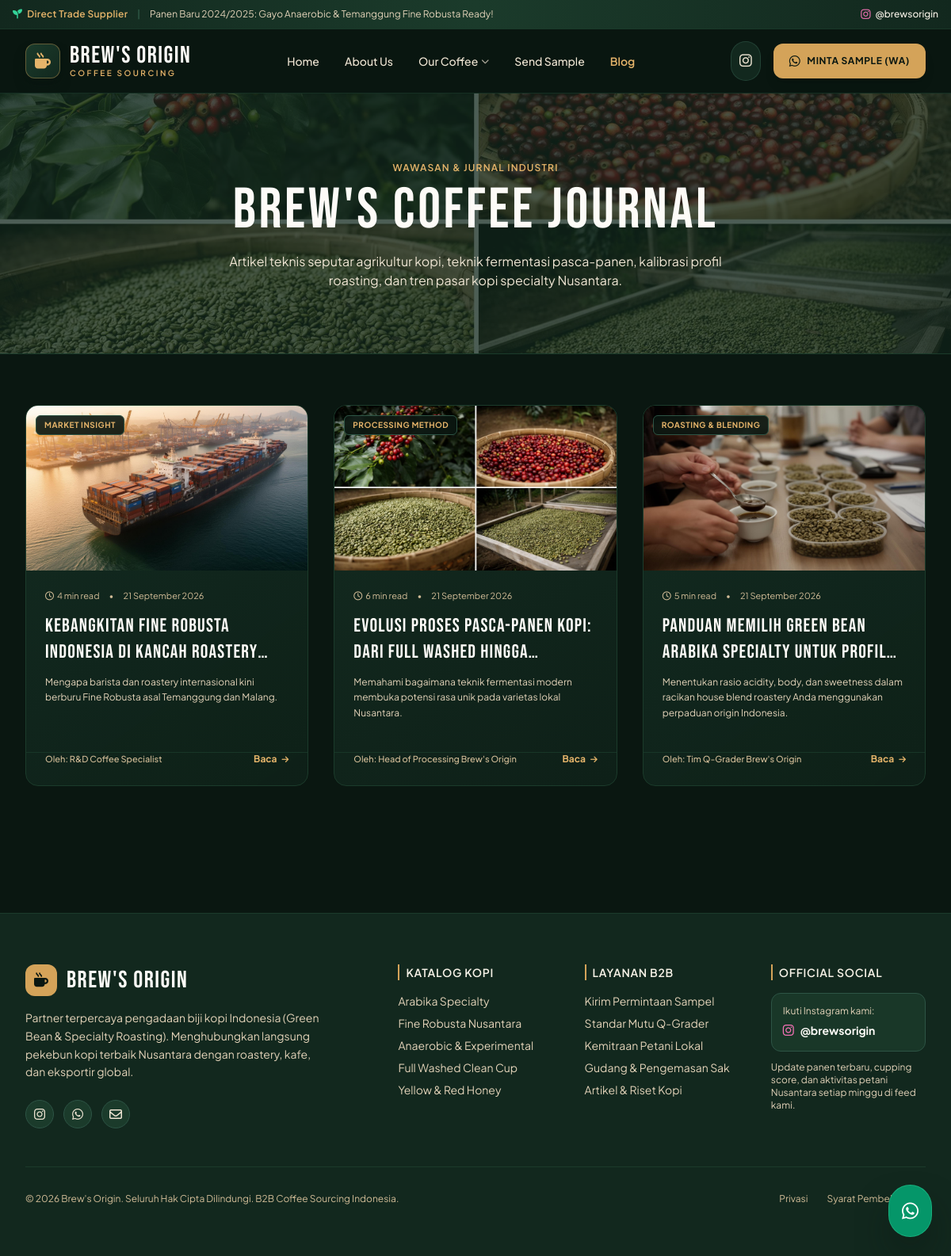
Page /blog on the committed database.
### models.py (models this page shows)
class BlogPost(db.Model):
    __tablename__ = 'blog_posts'
    id = db.Column(db.Integer, primary_key=True)
    title = db.Column(db.String(200), nullable=False)
    slug = db.Column(db.String(220), unique=True, nullable=False)
    category = db.Column(db.String(80), default='Edukasi Kopi')
    excerpt = db.Column(db.Text, nullable=False)
    content = db.Column(db.Text, nullable=False)
    image_url = db.Column(db.String(255), default='/static/assets/slide3-processing.jpg')
    author = db.Column(db.String(100), default="Brew's Origin Team")
    read_time = db.Column(db.String(30), default='4 min read')
    is_published = db.Column(db.Boolean, default=True)
    created_at = db.Column(db.DateTime, default=utc_now)
    updated_at = db.Column(db.DateTime, default=utc_now, onupdate=utc_now)

### app.py (the view)
@app.route('/blog')
def blog():
    posts = BlogPost.query.filter_by(is_published=True).order_by(BlogPost.created_at.desc()).all()
    return render_template('blog.html', posts=posts)

### app.py (called while the page is built)
@app.context_processor
def inject_global_vars():
    return {
        'config': app.config,
        'instagram_handle': app.config['INSTAGRAM_HANDLE'],
        'instagram_url': app.config['INSTAGRAM_URL'],
        'whatsapp_number': app.config['WHATSAPP_NUMBER']
    }

### templates/blog.html (shortened to what this page needs)
{% extends "base.html" %}
{% block content %}
<section class="relative py-20 bg-forest-900 overflow-hidden border-b border-forest-800">
    <div class="absolute inset-0 z-0 opacity-25">
        <img src="{{ url_for('static', filename='assets/slide3-processing.jpg') }}" alt="Blog Banner" class="w-full h-full object-cover">
    </div>
    <div class="relative z-10 max-w-5xl mx-auto px-4 sm:px-6 lg:px-8 text-center">
        <span class="text-xs font-semibold tracking-widest text-gold-400 uppercase">Wawasan & Jurnal Industri</span>
        <h1 class="font-bebas text-5xl sm:text-7xl text-cream-50 mt-2 mb-4 tracking-wider">
            BREW'S COFFEE JOURNAL
        </h1>
        <p class="text-cream-200 text-sm sm:text-base max-w-2xl mx-auto leading-relaxed">
            Artikel teknis seputar agrikultur kopi, teknik fermentasi pasca-panen, kalibrasi profil roasting, dan tren pasar kopi specialty Nusantara.
        </p>
    </div>
</section>
<section class="py-16 max-w-7xl mx-auto px-4 sm:px-6 lg:px-8">
    <div class="grid grid-cols-1 md:grid-cols-2 lg:grid-cols-3 gap-8">
        {% for post in posts %}
            <article class="card-gradient rounded-2xl overflow-hidden flex flex-col justify-between border border-forest-800 group">
                <div>
                    <div class="relative h-52 overflow-hidden bg-forest-950">
                        <img src="{{ post.image_url }}" alt="{{ post.title }}" class="w-full h-full object-cover group-hover:scale-105 transition-transform duration-500">
                        <div class="absolute top-3 left-3 bg-forest-950/90 backdrop-blur-sm px-2.5 py-1 rounded-md text-[10px] font-bold text-gold-400 border border-forest-700 uppercase tracking-wider">
                            {{ post.category }}
                        </div>
                    </div>
                    <div class="p-6">
                        <div class="flex items-center gap-3 text-[11px] text-cream-400 mb-3">
                            <span><i class="fa-regular fa-clock mr-1"></i>{{ post.read_time }}</span>
                            <span>&bull;</span>
                            <span>{{ post.created_at.strftime('%d %B %Y') }}</span>
                        </div>
                        <h3 class="font-bebas text-2xl text-cream-50 group-hover:text-gold-400 transition-colors line-clamp-2 mb-3 leading-snug">
                            <a href="{{ url_for('blog_detail', slug=post.slug) }}">
                                {{ post.title }}
                            </a>
                        </h3>
                        <p class="text-xs text-cream-300 line-clamp-3 leading-relaxed mb-4">
                            {{ post.excerpt }}
                        </p>
                    </div>
                </div>
                <div class="p-6 pt-0 border-t border-forest-800/80 mt-auto flex items-center justify-between">
                    <span class="text-[11px] text-cream-400 font-medium">Oleh: {{ post.author }}</span>
                    <a href="{{ url_for('blog_detail', slug=post.slug) }}" class="text-xs font-bold text-gold-400 hover:text-gold-300 flex items-center gap-1.5 transition-colors">
                        <span>Baca</span> <i class="fa-solid fa-arrow-right text-[10px]"></i>
                    </a>
                </div>
            </article>
        {% endfor %}
    </div>
</section>
{% endblock %}

### static/css/custom.css (style rules this page uses)
:root { --color-forest-darkest: #0a1711; --color-forest-dark: #12281e; --color-forest-card: #183528; --color-forest-surface: #1e4232; --color-forest-border: #2b5542; --color-forest-accent: #2e694d; --color-forest-hover: #3a805e; --color-cream-50: #fdfbf7; --color-cream-100: #f7f2e7; --color-cream-200: #efe5d3; --color-cream-300: #e2d2b8; --color-cream-400: #d1bc97; --color-cream-500: #bfa577; --color-cream-text: #f5eedf; --color-cream-muted: #d0c4b2; --color-gold-accent: #d4a359; --color-gold-hover: #e5b46a; --font-heading: 'Bebas Neue', sans-serif; --font-body: 'Plus Jakarta Sans', system-ui, -apple-system, sans-serif; }
body { font-family: var(--font-body); background-color: var(--color-forest-darkest); color: var(--color-cream-text); margin: 0; padding: 0; overflow-x: hidden; }
h1, h2, h3, .font-heading, .brand-font { font-family: var(--font-heading); letter-spacing: 0.04em; }
.font-bebas { font-family: var(--font-heading); letter-spacing: 0.05em; }
.card-gradient { background: linear-gradient(145deg, rgba(20, 44, 33, 0.95), rgba(14, 32, 24, 0.98)); border: 1px solid rgba(212, 163, 89, 0.2); transition: all 0.3s cubic-bezier(0.16, 1, 0.3, 1); }

### rows in the picture
BlogPost: image_url (picture), category "MARKET INSIGHT", read_time "4 min read", created_at "21 September 2026", title "Kebangkitan Fine Robusta Indonesia di Kancah…", excerpt "Mengapa barista dan roastery internasional kini berburu Fine Robusta asal Temanggung dan Malang.", author "R&D Coffee Specialist"
BlogPost: image_url (picture), category "PROCESSING METHOD", read_time "6 min read", created_at "21 September 2026", title "Evolusi Proses Pasca-Panen Kopi: Dari Full Washed…", excerpt "Memahami bagaimana teknik fermentasi modern membuka potensi rasa unik pada varietas lokal Nusantara.", author "Head of Processing Brew's Origin"
BlogPost: image_url (picture), category "ROASTING & BLENDING", read_time "5 min read", created_at "21 September 2026", title "Panduan Memilih Green Bean Arabika Specialty untuk…", excerpt "Menentukan rasio acidity, body, dan sweetness dalam racikan house blend roastery Anda menggunakan perpaduan origin Indonesia.", author "Tim Q-Grader Brew's Origin"
